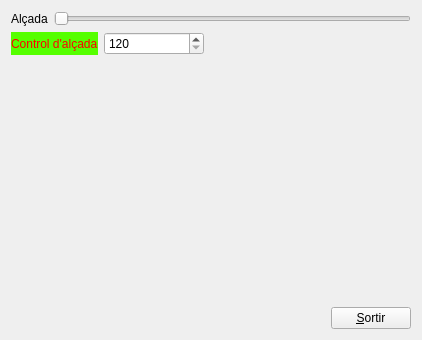
<?xml version="1.0" encoding="UTF-8"?>
<ui version="4.0">
 <class>MyForm</class>
 <widget class="QWidget" name="MyForm">
  <property name="geometry">
   <rect>
    <x>0</x>
    <y>0</y>
    <width>422</width>
    <height>340</height>
   </rect>
  </property>
  <property name="windowTitle">
   <string>MyFirstQTForm</string>
  </property>
  <layout class="QVBoxLayout" name="verticalLayout_2">
   <item>
    <layout class="QHBoxLayout" name="horizontalLayout">
     <item>
      <widget class="QLabel" name="label_2">
       <property name="text">
        <string>Alçada</string>
       </property>
      </widget>
     </item>
     <item>
      <widget class="QSlider" name="horizontalSlider">
       <property name="minimum">
        <number>120</number>
       </property>
       <property name="maximum">
        <number>240</number>
       </property>
       <property name="orientation">
        <enum>Qt::Horizontal</enum>
       </property>
      </widget>
     </item>
    </layout>
   </item>
   <item>
    <layout class="QHBoxLayout" name="horizontalLayout_2">
     <item>
      <widget class="QLabel" name="label">
       <property name="styleSheet">
        <string notr="true">color: rgb(255, 0, 0);
background-color: rgb(85, 255, 0);</string>
       </property>
       <property name="text">
        <string>Control d'alçada</string>
       </property>
      </widget>
     </item>
     <item>
      <widget class="QSpinBox" name="spinBox">
       <property name="sizePolicy">
        <sizepolicy hsizetype="Fixed" vsizetype="Fixed">
         <horstretch>0</horstretch>
         <verstretch>0</verstretch>
        </sizepolicy>
       </property>
       <property name="minimumSize">
        <size>
         <width>100</width>
         <height>0</height>
        </size>
       </property>
       <property name="minimum">
        <number>120</number>
       </property>
       <property name="maximum">
        <number>240</number>
       </property>
      </widget>
     </item>
     <item>
      <spacer name="horizontalSpacer_2">
       <property name="orientation">
        <enum>Qt::Horizontal</enum>
       </property>
       <property name="sizeHint" stdset="0">
        <size>
         <width>40</width>
         <height>20</height>
        </size>
       </property>
      </spacer>
     </item>
    </layout>
   </item>
   <item>
    <layout class="QVBoxLayout" name="verticalLayout">
     <item>
      <spacer name="verticalSpacer">
       <property name="orientation">
        <enum>Qt::Vertical</enum>
       </property>
       <property name="sizeHint" stdset="0">
        <size>
         <width>20</width>
         <height>40</height>
        </size>
       </property>
      </spacer>
     </item>
     <item>
      <layout class="QHBoxLayout" name="horizontalLayout_3">
       <item>
        <spacer name="horizontalSpacer">
         <property name="orientation">
          <enum>Qt::Horizontal</enum>
         </property>
         <property name="sizeHint" stdset="0">
          <size>
           <width>40</width>
           <height>20</height>
          </size>
         </property>
        </spacer>
       </item>
       <item>
        <widget class="QPushButton" name="pushButton">
         <property name="text">
          <string>&amp;Sortir</string>
         </property>
        </widget>
       </item>
      </layout>
     </item>
    </layout>
   </item>
  </layout>
 </widget>
 <resources/>
 <connections>
  <connection>
   <sender>horizontalSlider</sender>
   <signal>valueChanged(int)</signal>
   <receiver>spinBox</receiver>
   <slot>setValue(int)</slot>
   <hints>
    <hint type="sourcelabel">
     <x>240</x>
     <y>64</y>
    </hint>
    <hint type="destinationlabel">
     <x>198</x>
     <y>126</y>
    </hint>
   </hints>
  </connection>
  <connection>
   <sender>spinBox</sender>
   <signal>valueChanged(int)</signal>
   <receiver>horizontalSlider</receiver>
   <slot>setValue(int)</slot>
   <hints>
    <hint type="sourcelabel">
     <x>208</x>
     <y>107</y>
    </hint>
    <hint type="destinationlabel">
     <x>207</x>
     <y>75</y>
    </hint>
   </hints>
  </connection>
  <connection>
   <sender>pushButton</sender>
   <signal>clicked()</signal>
   <receiver>MyForm</receiver>
   <slot>close()</slot>
   <hints>
    <hint type="sourcelabel">
     <x>425</x>
     <y>309</y>
    </hint>
    <hint type="destinationlabel">
     <x>389</x>
     <y>258</y>
    </hint>
   </hints>
  </connection>
 </connections>
</ui>
